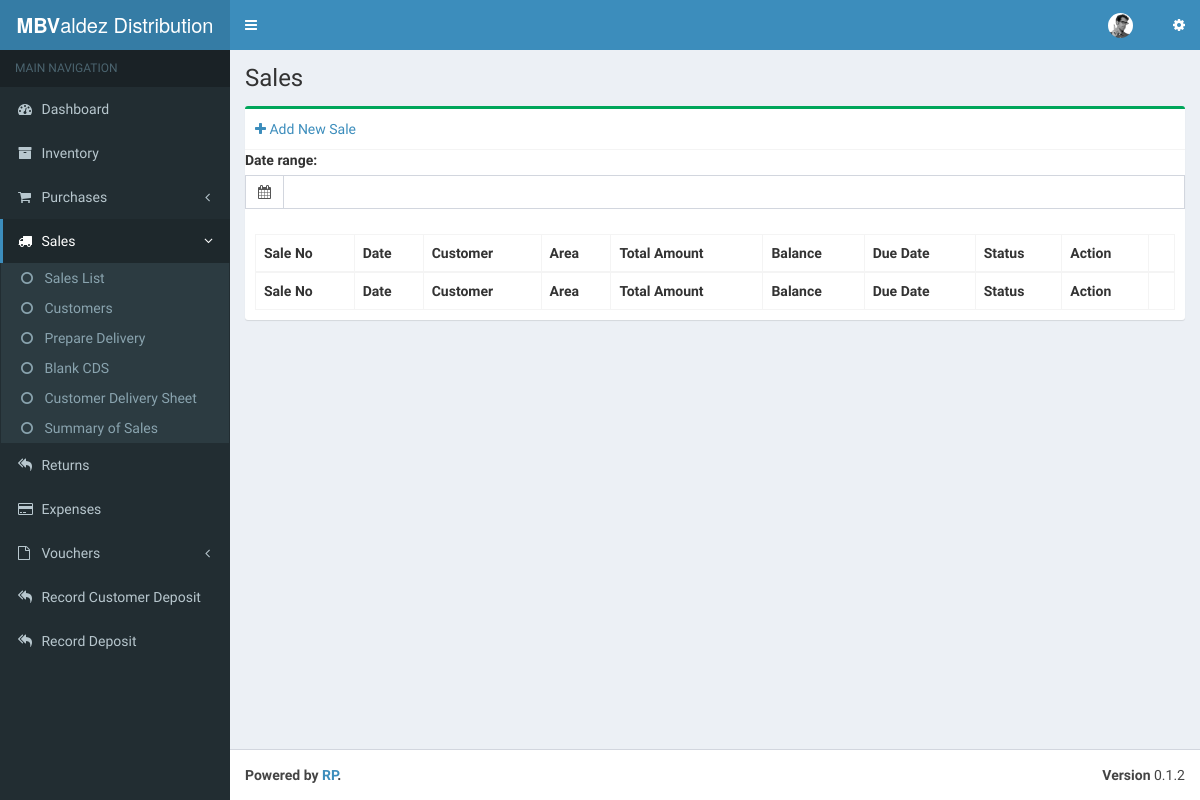
The app's page /pages/sales.php, older data.
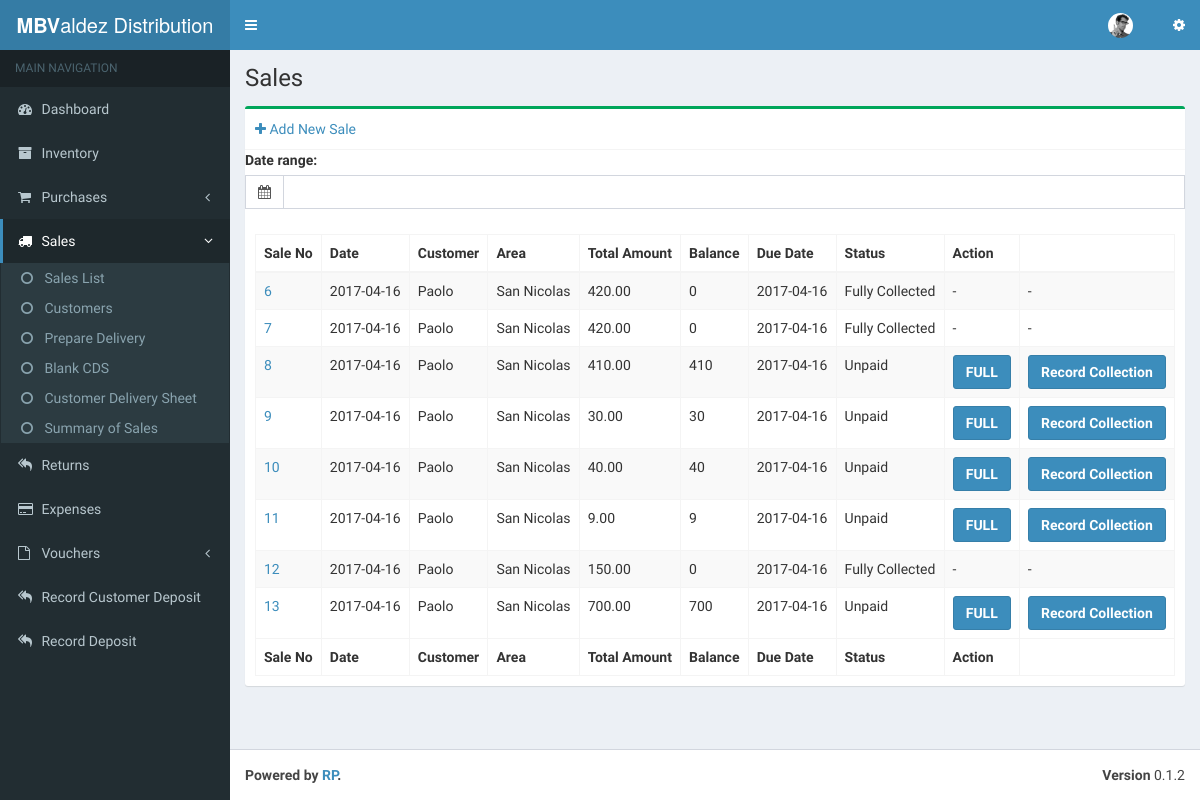
The same page, newer data.
### tables this page shows
CREATE TABLE `sales` (
  `sale_id` int(11) NOT NULL,
  `customer_id` int(11) NOT NULL,
  `sale_date` date NOT NULL,
  `total_amount` decimal(10,2) NOT NULL,
  `amount_paid` decimal(10,2) NOT NULL DEFAULT '0.00',
  `terms` varchar(40) DEFAULT NULL,
  `status` int(11) NOT NULL DEFAULT '1',
  `payment_method` int(11) DEFAULT NULL,
  `due_date` date NOT NULL,
  `cc_id` int(11) DEFAULT NULL,
  `record_id` int(11) NOT NULL,
  `discount` decimal(10,2) NOT NULL
);

CREATE TABLE `customers` (
  `customer_id` int(11) NOT NULL,
  `customer_name` varchar(100) NOT NULL,
  `address` varchar(100) DEFAULT NULL,
  `contact_no` varchar(15) DEFAULT NULL,
  `area_id` int(11) NOT NULL,
  `record_id` int(11) NOT NULL
);

CREATE TABLE `areas` (
  `area_id` int(11) NOT NULL,
  `area_name` varchar(50) NOT NULL
);

CREATE TABLE `status` (
  `status_code` int(11) NOT NULL,
  `status_name` varchar(30) NOT NULL
);

### utils/functions.php (the view, shortened to what this page needs)
<?php
class adps_functions{
  private function connect() {
    $link = new mysqli( HOSTNAME, USERNAME, PASSWORD, DATABASE ) or die ( 'Could not connect: ' . mysqli_error () );
    mysqli_select_db ( $link, DATABASE ) or die ( 'Could not select database' . mysql_error () );
    return $link;
  }
  public function getSaleList(){
    $link = $this->connect();
    $query = "SELECT s.sale_id,
                    c.customer_name,
                    a.area_name,
                    s.sale_date,
                    s.total_amount,
                    s.amount_paid,
                    s.terms,
                    stat.status_name,
                    s.payment_method,
                    s.due_date,
                    s.cc_id,
                    s.record_id,
                    s.discount
              FROM  sales s
              INNER JOIN customers c
              ON c.customer_id = s.customer_id
              INNER JOIN areas a
              ON a.area_id = c.area_id
              INNER JOIN status stat
              ON stat.status_code = s.status
              ORDER BY sale_date";
    $result = mysqli_query ( $link, $query );
    $data = array();
    while($row =mysqli_fetch_assoc($result))
    {
        $data[] = $row;
        if($row['total_amount']-$row['amount_paid']>0){
            print "<tr><td><a href=saleDetails.php?sale_id=".$row['sale_id'].">".$row['sale_id']."</a>".
                                            "</td><td>".$row['sale_date'].
                                            "</td><td>".$row['customer_name'].
                                            "</td><td>".$row['area_name'].
                                            "</td><td>".$row['total_amount'].
                                            "</td><td>".($row['total_amount']-$row['amount_paid']).
                                            "</td><td>".$row['due_date'].
                                            "</td><td>".$row['status_name'].
                                            "</td><td><a href='#' class='btn btn-primary btn-block showRecordPayment' onclick='addPaymentFull(".$row['sale_id'].",".$row['total_amount'].",".$row['sale_date'].");'><b>FULL</b></a>".
                                            "</td><td><a href='#' class='btn btn-primary btn-block showRecordPayment' data-toggle='modal' data-target='#recordPayment' data-id='".$row['sale_id']."'><b>Record Collection</b></a></tr>";
        }else{
          print "<tr><td><a href=saleDetails.php?sale_id=".$row['sale_id'].">".$row['sale_id']."</a>".
                                            "</td><td>".$row['sale_date'].
                                            "</td><td>".$row['customer_name'].
                                            "</td><td>".$row['area_name'].
                                            "</td><td>".$row['total_amount'].
                                            "</td><td>".($row['total_amount']-$row['amount_paid']).
                                            "</td><td>".$row['due_date'].
                                            "</td><td>".$row['status_name'].
                                            "</td><td>-</td><td>-</td></tr>";
        }
    }
    return $data;
  }
}
class ui_functions{
  public function showHeader($active){
    print '
      <header class="main-header">
          <a href="index.php" class="logo">
            <span class="logo-lg"><b>MBV</b>aldez Distribution</span>
          </a>
          <nav class="navbar navbar-static-top">
            <a href="#" class="sidebar-toggle" data-toggle="offcanvas" role="button">
            </a>
            <div class="navbar-custom-menu">
              <ul class="nav navbar-nav">
                <li class="dropdown user user-menu">
                  <a href="#" class="dropdown-toggle" data-toggle="dropdown">
                    <img src="../assets/AdminLTE/dist/img/user2-160x160.jpg" class="user-image" alt="User Image">
                    <span class="hidden-xs">'.$_SESSION['username'].'</span>
                  </a>
                        '.$_SESSION['username'].'
                </li>
                <li>
                  <a href="#" data-toggle="control-sidebar"><i class="fa fa-gear"></i></a>
                </li>
              </ul>
            </div>
          </nav>
        </header>
        <aside class="main-sidebar">
          <section class="sidebar">
            <ul class="sidebar-menu">
              <li class="header">MAIN NAVIGATION</li>
              ';if($active==1) print'
              <li class="active">';
              else print '<li>';
              print'
                <a href="index.php">
                  <i class="fa fa-dashboard"></i> <span>Dashboard</span>
                </a>
              </li>
              ';if($active==2) print'
              <li class="active">';
              else print '<li>';
              print'
                <a href="inventory.php">
                  <i class="fa fa-archive"></i> <span>Inventory</span>
                </a>
              </li>
              ';if($active==3) print'
              <li class="active treeview">';
              else print '<li class="treeview">';
              print'
                <a href="#">
                  <i class="fa fa-shopping-cart"></i>
                  <span>Purchases</span>
                  <span class="pull-right-container">
                    <i class="fa fa-angle-left pull-right"></i>
                  </span>
                </a>
                <ul class="treeview-menu">
                  <li><a href="purchase_orders.php"><i class="fa fa-circle-o"></i> Purchase Orders List</a></li>
                  <li><a href="shipment.php"><i class="fa fa-circle-o"></i> Shipment</a></li>
                  <li><a href="suppliers.php"><i class="fa fa-circle-o"></i> Supplier</a></li>
                </ul>
              </li>
              ';if($active==4) print'
              <li class="active treeview">';
              else print '<li class="treeview">';
              print'
                <a href="#">
                  <i class="fa fa-truck"></i>
                  <span>Sales</span>
                  <span class="pull-right-container">
                    <i class="fa fa-angle-left pull-right"></i>
                  </span>
                </a>
                <ul class="treeview-menu">
                  <li><a href="sales.php"><i class="fa fa-circle-o"></i> Sales List</a></li>
                  <li><a href="customers.php"><i class="fa fa-circle-o"></i> Customers</a></li>
                  <li><a href="prepareDelivery.php"><i class="fa fa-circle-o"></i> Prepare Delivery</a></li>
                  <li><a href="blankcds.php"><i class="fa fa-circle-o"></i> Blank CDS</a></li>
                  <li><a href="customerdeliverysheet.php"><i class="fa fa-circle-o"></i> Customer Delivery Sheet</a></li>
                  <li><a href="saleSummary.php"><i class="fa fa-circle-o"></i> Summary of Sales</a></li>
                </ul>
              </li>
              ';if($active==5) print'
              <li class="active treeview">';
              else print '<li class="treeview">';
              print'
                <a href="returns.php">
                  <i class="fa fa-mail-reply-all"></i> <span>Returns</span>
                </a>
              </li>
              ';if($active==6) print'
              <li class="active treeview">';
              else print '<li class="treeview">';
              print'
                <a href="expenses.php">
                  <i class="fa fa-credit-card"></i> <span>Expenses</span>
                </a>
              </li>
              ';
              if($active==8) print'
              <li class="active treeview">';
              else print '<li class="treeview">';
              print'
                <a href="#">
                  <i class="fa fa-file-o"></i>
                  <span>Vouchers</span>
                  <span class="pull-right-container">
                    <i class="fa fa-angle-left pull-right"></i>
                  </span>
                </a>
                <ul class="treeview-menu">
                  <li><a href="cash_vouchers.php"><i class="fa fa-circle-o"></i> Cash Vouchers</a></li>
                  <li><a href="check_vouchers.php"><i class="fa fa-circle-o"></i> Check Vouchers</a></li>
                </ul>
              </li>
              ';
              '';if($active==9) print'
              <li class="active">';
              else print '<li>';
              print'
                <a href="returnempties.php">
                  <i class="fa fa-mail-reply-all"></i> <span>Record Customer Deposit</span>
                </a>
              </li>
               ';if($active==10) print'
              <li class="active">';
              else print '<li>';
              print'
                <a href="mavadeposit.php">
                  <i class="fa fa-mail-reply-all"></i> <span>Record Deposit</span>
                </a>
              </li>
            </ul>
          </section>
        </aside>
        <div class="content-wrapper">
        ';
  }
  public function showFooter(){
    print'<footer class="main-footer">
      <div class="pull-right hidden-xs">
        <b>Version</b> 0.1.2
      </div>
      <strong>Powered by <a href="http://rpgpunzalan.com">RP</a>.</strong>
    </footer>
  </div>
  <aside class="control-sidebar control-sidebar-dark">
    <ul class="nav nav-tabs nav-justified control-sidebar-tabs">
    </ul>
    <div class="tab-content">
      <div class="tab-pane" id="control-sidebar-home-tab">
        <h3 class="control-sidebar-heading">Notifications</h3>
        <ul class="control-sidebar-menu">
          <li>
            <a href="javascript:void(0)">
              <i class="menu-icon fa fa-birthday-cake bg-red"></i>
              <div class="menu-info">
                <h4 class="control-sidebar-subheading"> Birthday</h4>
                <p>Will be 23 on April 24th</p>
              </div>
            </a>
          </li>
        </ul>
      </div>
    </div>
  </aside>
  <!-- Add the sidebars background. This div must be placed
       immediately after the control sidebar -->
  <div class="control-sidebar-bg"></div>
    ';
  }
  public function showHeadHTML($site_title){
    print '
      <title>RP Axis | '.$site_title.'</title>
      <link rel="stylesheet" href="../assets/AdminLTE/bootstrap/css/bootstrap.min.css">
      <link rel="stylesheet" href="../assets/AdminLTE/plugins/select2/select2.min.css">
      <link rel="stylesheet" href="https://cdnjs.cloudflare.com/ajax/libs/font-awesome/4.5.0/css/font-awesome.min.css">
      <link rel="stylesheet" href="https://cdnjs.cloudflare.com/ajax/libs/ionicons/2.0.1/css/ionicons.min.css">
      <link rel="stylesheet" href="../assets/AdminLTE/dist/css/AdminLTE.min.css">
      <link rel="stylesheet" href="../assets/AdminLTE/dist/css/skins/_all-skins.min.css">
      <link rel="stylesheet" href="../assets/AdminLTE/plugins/iCheck/flat/blue.css">
      <link rel="stylesheet" href="../assets/AdminLTE/plugins/morris/morris.css">
      <link rel="stylesheet" href="../assets/AdminLTE/plugins/jvectormap/jquery-jvectormap-1.2.2.css">
      <link rel="stylesheet" href="../assets/AdminLTE/plugins/datepicker/datepicker3.css">
      <link rel="stylesheet" href="../assets/AdminLTE/plugins/daterangepicker/daterangepicker.css">
      <link rel="stylesheet" href="../assets/AdminLTE/plugins/bootstrap-wysihtml5/bootstrap3-wysihtml5.min.css">
      <link rel="stylesheet" href="../assets/AdminLTE/plugins/datatables/dataTables.bootstrap.css">
    ';
  }
}
?>

### pages/sales.php (shortened to what this page needs)
  <?php
  include "../utils/functions.php";
  $ui = new ui_functions();
 $db = new adps_functions();
?>
<!DOCTYPE html>
<html>
<head>
  <?php $ui->showHeadHTML("Sales");
  ?>
</head>
<body class="hold-transition skin-blue sidebar-mini fixed">
<div class="wrapper">
  <?php
    $ui->showHeader(4);
  ?>
  <section class="content-header">
    <h1>
      Sales
    </h1>
  </section>
  <section class="content">
                  <?php $db->ddlBanks(); ?>
    <div class="row">
      <section class="col-md-12">
        <div class="box box-success">
          <div class="box-header with-border">
            <a href="addSale.php"><i class="fa fa-plus"></i> Add New Sale</a>
          </div>
          <div class="tab-content no-padding">
              <div class="form-group">
                  <label>Date range:</label>
                  <div class="input-group">
                    <div class="input-group-addon">
                      <i class="fa fa-calendar"></i>
                    </div>
                    <input type="text" class="form-control pull-right" id="dateRange">
                  </div>
                </div>
              </div>
              <div class="box-body"style="overflow-x:auto;">
                <table id="saleOrderTable" class="table table-bordered table-striped">
                  <thead>
                  <tr>
                    <th>Sale No</th>
                    <th>Date</th>
                    <th>Customer</th>
                    <th>Area</th>
                    <th>Total Amount</th>
                    <th>Balance</th>
                    <th>Due Date</th>
                    <th>Status</th>
                    <th>Action</th>
                    <th></th>
                  </tr>
                  </thead>
                  <tbody>
                  <?php $db->getSaleList(); ?>
                  </tbody>
                  <tfoot>
                  <tr>
                    <th>Sale No</th>
                    <th>Date</th>
                    <th>Customer</th>
                    <th>Area</th>
                    <th>Total Amount</th>
                    <th>Balance</th>
                    <th>Due Date</th>
                    <th>Status</th>
                    <th>Action</th>
                    <th></th>
                  </tr>
                  </tfoot>
                </table>
              </div>
            </div>
          </div>
        </div>
</div>
<?php
  $ui->showFooter();
?>
</body>
</html>

Row changes from the older to the newer data that the page shows:
added sales: sale_id "6", sale_date "2017-04-16", customer.customer_name "Paolo", areas.area_name "San Nicolas", total_amount "420.00", $row['total_amount']-$row['amount_paid'] "0", due_date "2017-04-16", status.status_name "Fully Collected"
added sales: sale_id "7", sale_date "2017-04-16", customer.customer_name "Paolo", areas.area_name "San Nicolas", total_amount "420.00", $row['total_amount']-$row['amount_paid'] "0", due_date "2017-04-16", status.status_name "Fully Collected"
added sales: sale_id "8", sale_date "2017-04-16", customer.customer_name "Paolo", areas.area_name "San Nicolas", total_amount "410.00", $row['total_amount']-$row['amount_paid'] "410", due_date "2017-04-16", status.status_name "Unpaid"
added sales: sale_id "9", sale_date "2017-04-16", customer.customer_name "Paolo", areas.area_name "San Nicolas", total_amount "30.00", $row['total_amount']-$row['amount_paid'] "30", due_date "2017-04-16", status.status_name "Unpaid"
added sales: sale_id "10", sale_date "2017-04-16", customer.customer_name "Paolo", areas.area_name "San Nicolas", total_amount "40.00", $row['total_amount']-$row['amount_paid'] "40", due_date "2017-04-16", status.status_name "Unpaid"
added sales: sale_id "11", sale_date "2017-04-16", customer.customer_name "Paolo", areas.area_name "San Nicolas", total_amount "9.00", $row['total_amount']-$row['amount_paid'] "9", due_date "2017-04-16", status.status_name "Unpaid"
added sales: sale_id "12", sale_date "2017-04-16", customer.customer_name "Paolo", areas.area_name "San Nicolas", total_amount "150.00", $row['total_amount']-$row['amount_paid'] "0", due_date "2017-04-16", status.status_name "Fully Collected"
added sales: sale_id "13", sale_date "2017-04-16", customer.customer_name "Paolo", areas.area_name "San Nicolas", total_amount "700.00", $row['total_amount']-$row['amount_paid'] "700", due_date "2017-04-16", status.status_name "Unpaid"
